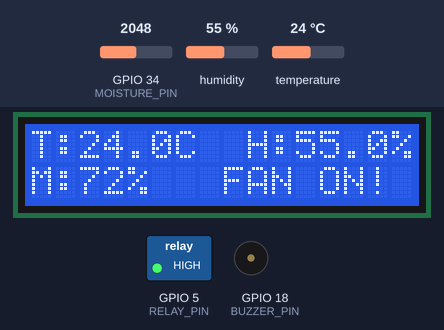
Simulated run of this sketch. Board: ESP32. On the bench: 16×2 character LCD, switched loads named in the sketch (green lamp = pin HIGH), buzzer (waves = sounding, pin HIGH). Inputs (shaded band) come from the test bench; at power-on: GPIO 34 (MOISTURE_PIN) = 2048, humidity 55 %, temperature 24 °C. What the sketch prints to the serial monitor is not drawn.

Above: at 3.2 s.
3.3 s: GPIO 34 (MOISTURE_PIN) set to 2219
At 4.32 s:
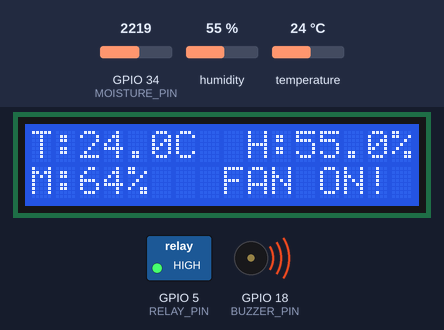
6.0 s: GPIO 34 (MOISTURE_PIN) set to 2313
At 6.6 s:
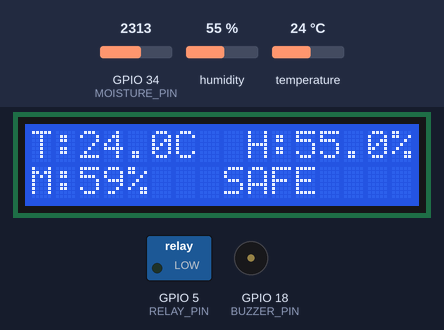
8.7 s: humidity set to 22 %
At 11.1 s:
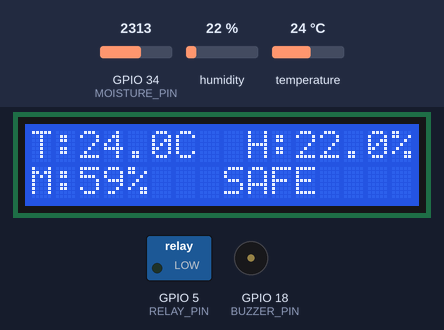
11.7 s: temperature set to 12 °C
At 12.8 s:
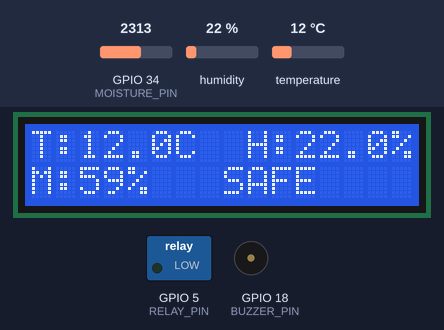
14.4 s: humidity set to 69 %
At 17.4 s:
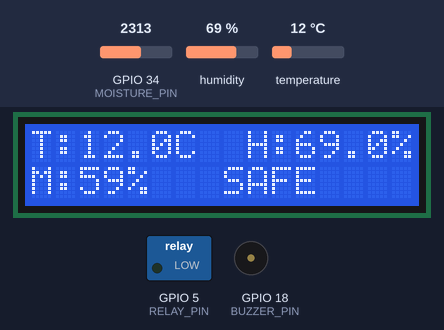
17.8 s: humidity set to 72 %
At 19.3 s:
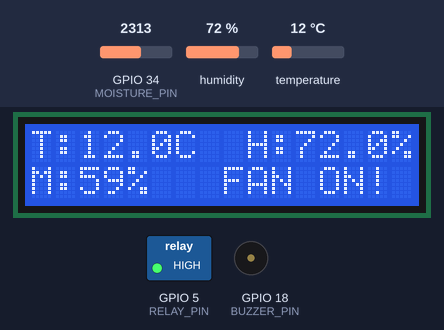
Timing chart, 0 to 21.5 s (numbered marks = the images above; inputs shaded):
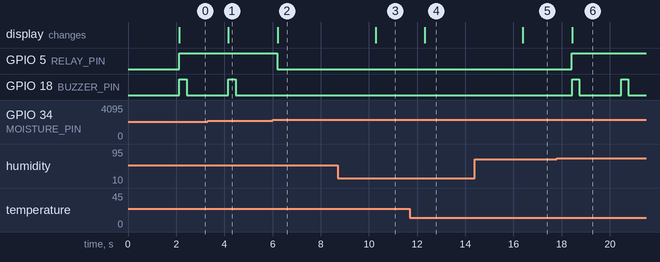

The sketch:

post_harvest.ino
```cpp
#include <Wire.h>
#include <LiquidCrystal_I2C.h>
#include "DHT.h"

// ==========================================
// 1. PIN DEFINITIONS (Matches Wiring Guide)
// ==========================================
#define DHTPIN 4           // DHT22 DATA to GPIO 4
#define DHTTYPE DHT22      // DHT 22 (AM2302)
#define MOISTURE_PIN 34    // Moisture Sensor Analog Out to GPIO 34
#define RELAY_PIN 5        // 5V Relay Module IN to GPIO 5
#define BUZZER_PIN 18      // Active Buzzer Positive to GPIO 18

// ==========================================
// 2. SPOILAGE PREVENTION THRESHOLDS
// ==========================================
// Adjust these based on the specific crop you are storing
const float TEMP_HIGH_THRESHOLD = 30.0;    // Temp limit in Celsius
const float HUMID_HIGH_THRESHOLD = 70.0;   // Humidity limit percentage
const int MOISTURE_HIGH_THRESHOLD = 60;    // Crop moisture limit percentage

// ==========================================
// 3. MOISTURE SENSOR CALIBRATION
// ==========================================
// ESP32 ADC reads from 0 to 4095.
// Air (dry) is usually high (~3500+). Water (wet) is low (~1500).
const int DRY_VALUE = 3500;
const int WET_VALUE = 1500;

// Initialize sensor and display objects
DHT dht(DHTPIN, DHTTYPE);
LiquidCrystal_I2C lcd(0x27, 16, 2); // Standard I2C address is usually 0x27

void setup() {
  Serial.begin(115200);

  // Set output pins
  pinMode(RELAY_PIN, OUTPUT);
  pinMode(BUZZER_PIN, OUTPUT);

  // Start with fan and buzzer OFF
  digitalWrite(RELAY_PIN, LOW);
  digitalWrite(BUZZER_PIN, LOW);

  // Start DHT22
  dht.begin();

  // Start LCD
  lcd.init();
  lcd.backlight();

  // Startup Message
  lcd.setCursor(0, 0);
  lcd.print("STORAGE MONITOR");
  lcd.setCursor(0, 1);
  lcd.print("SYSTEM STARTING.");
  delay(2000);
  lcd.clear();
}

void loop() {
  // --- A. READ SENSORS ---
  float humidity = dht.readHumidity();
  float temperature = dht.readTemperature();

  int rawMoisture = analogRead(MOISTURE_PIN);

  // Convert raw analog value to 0-100 percentage
  int moisturePercent = map(rawMoisture, DRY_VALUE, WET_VALUE, 0, 100);
  moisturePercent = constrain(moisturePercent, 0, 100);

  // Check for DHT22 read errors
  if (isnan(humidity) || isnan(temperature)) {
    Serial.println("Failed to read from DHT sensor!");
    lcd.setCursor(0, 0);
    lcd.print("DHT SENSOR ERROR");
    delay(2000);
    return;
  }

  // --- B. PRINT TO SERIAL MONITOR (For Debugging) ---
  Serial.print("Temp: "); Serial.print(temperature); Serial.print("C | ");
  Serial.print("Hum: "); Serial.print(humidity); Serial.print("% | ");
  Serial.print("Moist: "); Serial.print(moisturePercent); Serial.println("%");

  // --- C. UPDATE LCD DISPLAY ---
  // Row 1: Temp & Humidity
  lcd.setCursor(0, 0);
  lcd.print("T:"); lcd.print(temperature, 1); lcd.print("C ");
  lcd.setCursor(9, 0);
  lcd.print("H:"); lcd.print(humidity, 1); lcd.print("% ");

  // Row 2: Moisture & Status
  lcd.setCursor(0, 1);
  lcd.print("M:"); lcd.print(moisturePercent); lcd.print("%  ");

  // --- D. EVALUATE THRESHOLDS & TRIGGER ACTUATORS ---
  if (temperature > TEMP_HIGH_THRESHOLD ||
      humidity > HUMID_HIGH_THRESHOLD ||
      moisturePercent > MOISTURE_HIGH_THRESHOLD) {

    // DANGER STATE
    digitalWrite(RELAY_PIN, HIGH); // Turn ON Exhaust Fan

    // Flash warning on LCD
    lcd.setCursor(8, 1);
    lcd.print("FAN ON! ");

    // Pulse the buzzer
    digitalWrite(BUZZER_PIN, HIGH);
    delay(300);
    digitalWrite(BUZZER_PIN, LOW);
    delay(1700); // Wait remainder of the 2-second cycle

  } else {
    // SAFE STATE
    digitalWrite(RELAY_PIN, LOW);  // Turn OFF Exhaust Fan
    digitalWrite(BUZZER_PIN, LOW); // Turn OFF Buzzer

    // Show safe status on LCD
    lcd.setCursor(8, 1);
    lcd.print("SAFE    ");

    delay(2000); // Standard 2-second delay between DHT22 readings
  }
}
```

Measured:
- the behaviour switches between 2280 and 2281 on GPIO 34 (MOISTURE_PIN) (found by bisection; images 1 and 2)
- the behaviour switches between 70 and 71 % on humidity (found by bisection; images 5 and 6)
- after the input at 3.3 s, the display: changes after 0.87 s (image 1)
- after the input at 6.0 s, GPIO 5 (RELAY_PIN): HIGH → LOW after 0.20 s; GPIO 18 (BUZZER_PIN): stops changing and stays LOW; the display: changes after 0.21 s (image 2)
- after the input at 8.7 s, the display: changes after 1.6 s (image 3)
- after the input at 11.7 s, the display: changes after 0.62 s (image 4)
- after the input at 14.4 s, the display: changes after 2.0 s (image 5)
- after the input at 17.8 s, GPIO 5 (RELAY_PIN): LOW → HIGH after 0.62 s; GPIO 18 (BUZZER_PIN): alternates HIGH for 0.30 s and LOW for 1.7 s, starting after 0.63 s; the display: changes after 0.63 s (image 6)
